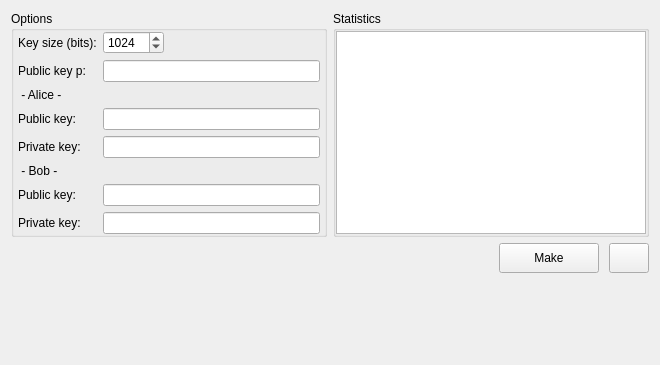
<?xml version="1.0" encoding="UTF-8"?>
<ui version="4.0">
 <class>Shamir</class>
 <widget class="QWidget" name="Shamir">
  <property name="geometry">
   <rect>
    <x>0</x>
    <y>0</y>
    <width>660</width>
    <height>365</height>
   </rect>
  </property>
  <property name="windowTitle">
   <string>Form</string>
  </property>
  <layout class="QVBoxLayout" name="verticalLayout_6">
   <item>
    <layout class="QHBoxLayout" name="horizontal_layout_2" stretch="0,0">
     <property name="spacing">
      <number>-1</number>
     </property>
     <item>
      <layout class="QVBoxLayout" name="vertical_layout_3">
       <item>
        <widget class="QGroupBox" name="group_box_options">
         <property name="sizePolicy">
          <sizepolicy hsizetype="Preferred" vsizetype="Preferred">
           <horstretch>0</horstretch>
           <verstretch>0</verstretch>
          </sizepolicy>
         </property>
         <property name="maximumSize">
          <size>
           <width>400</width>
           <height>16777215</height>
          </size>
         </property>
         <property name="title">
          <string>Options</string>
         </property>
         <layout class="QVBoxLayout" name="verticalLayout_2">
          <property name="leftMargin">
           <number>0</number>
          </property>
          <property name="topMargin">
           <number>0</number>
          </property>
          <property name="rightMargin">
           <number>0</number>
          </property>
          <property name="bottomMargin">
           <number>0</number>
          </property>
          <item>
           <layout class="QFormLayout" name="form_layout_options">
            <property name="fieldGrowthPolicy">
             <enum>QFormLayout::ExpandingFieldsGrow</enum>
            </property>
            <property name="leftMargin">
             <number>4</number>
            </property>
            <property name="rightMargin">
             <number>4</number>
            </property>
            <item row="0" column="0">
             <widget class="QLabel" name="label_key_size">
              <property name="text">
               <string>Key size (bits):</string>
              </property>
             </widget>
            </item>
            <item row="0" column="1">
             <widget class="QSpinBox" name="spin_box_key_size">
              <property name="minimum">
               <number>50</number>
              </property>
              <property name="maximum">
               <number>10000</number>
              </property>
              <property name="value">
               <number>1024</number>
              </property>
              <property name="displayIntegerBase">
               <number>10</number>
              </property>
             </widget>
            </item>
            <item row="1" column="0">
             <widget class="QLabel" name="label_public_key_p">
              <property name="text">
               <string>Public key p:</string>
              </property>
             </widget>
            </item>
            <item row="1" column="1">
             <widget class="QLineEdit" name="line_edit_public_key_p"/>
            </item>
            <item row="2" column="0">
             <widget class="QLabel" name="label_alice">
              <property name="text">
               <string> - Alice - </string>
              </property>
             </widget>
            </item>
            <item row="3" column="0">
             <widget class="QLabel" name="label_alice_public_key">
              <property name="text">
               <string>Public key:</string>
              </property>
             </widget>
            </item>
            <item row="3" column="1">
             <widget class="QLineEdit" name="line_edit_alice_public_key"/>
            </item>
            <item row="4" column="0">
             <widget class="QLabel" name="label_alice_private_key">
              <property name="text">
               <string>Private key:</string>
              </property>
             </widget>
            </item>
            <item row="4" column="1">
             <widget class="QLineEdit" name="line_edit_alice_private_key"/>
            </item>
            <item row="5" column="0">
             <widget class="QLabel" name="label_bob">
              <property name="text">
               <string> - Bob - </string>
              </property>
              <property name="alignment">
               <set>Qt::AlignLeading|Qt::AlignLeft|Qt::AlignVCenter</set>
              </property>
             </widget>
            </item>
            <item row="6" column="0">
             <widget class="QLabel" name="label_bob_public_key">
              <property name="text">
               <string>Public key:</string>
              </property>
             </widget>
            </item>
            <item row="7" column="0">
             <widget class="QLabel" name="label_bob_private_key">
              <property name="text">
               <string>Private key:</string>
              </property>
             </widget>
            </item>
            <item row="7" column="1">
             <widget class="QLineEdit" name="line_edit_bob_private_key"/>
            </item>
            <item row="6" column="1">
             <widget class="QLineEdit" name="line_edit_bob_public_key"/>
            </item>
           </layout>
          </item>
         </layout>
        </widget>
       </item>
       <item>
        <spacer name="vertical_spacer_3">
         <property name="orientation">
          <enum>Qt::Vertical</enum>
         </property>
         <property name="sizeHint" stdset="0">
          <size>
           <width>0</width>
           <height>0</height>
          </size>
         </property>
        </spacer>
       </item>
      </layout>
     </item>
     <item>
      <layout class="QVBoxLayout" name="vertical_layout_2">
       <item>
        <widget class="QGroupBox" name="group_box_stats">
         <property name="sizePolicy">
          <sizepolicy hsizetype="Expanding" vsizetype="Expanding">
           <horstretch>0</horstretch>
           <verstretch>0</verstretch>
          </sizepolicy>
         </property>
         <property name="minimumSize">
          <size>
           <width>0</width>
           <height>0</height>
          </size>
         </property>
         <property name="maximumSize">
          <size>
           <width>16777215</width>
           <height>800</height>
          </size>
         </property>
         <property name="title">
          <string>Statistics</string>
         </property>
         <layout class="QVBoxLayout" name="verticalLayout">
          <property name="spacing">
           <number>10</number>
          </property>
          <property name="leftMargin">
           <number>0</number>
          </property>
          <property name="topMargin">
           <number>0</number>
          </property>
          <property name="rightMargin">
           <number>0</number>
          </property>
          <property name="bottomMargin">
           <number>0</number>
          </property>
          <item>
           <widget class="QTextEdit" name="text_edit_stats"/>
          </item>
         </layout>
        </widget>
       </item>
       <item>
        <spacer name="vertical_spacer_2">
         <property name="orientation">
          <enum>Qt::Vertical</enum>
         </property>
         <property name="sizeType">
          <enum>QSizePolicy::Fixed</enum>
         </property>
         <property name="sizeHint" stdset="0">
          <size>
           <width>0</width>
           <height>0</height>
          </size>
         </property>
        </spacer>
       </item>
      </layout>
     </item>
    </layout>
   </item>
   <item>
    <layout class="QHBoxLayout" name="horizontal_layout_1">
     <item>
      <spacer name="horizontal_spacer_1">
       <property name="orientation">
        <enum>Qt::Horizontal</enum>
       </property>
       <property name="sizeHint" stdset="0">
        <size>
         <width>40</width>
         <height>20</height>
        </size>
       </property>
      </spacer>
     </item>
     <item>
      <layout class="QVBoxLayout" name="vertical_layout_1">
       <property name="spacing">
        <number>10</number>
       </property>
       <item>
        <layout class="QHBoxLayout" name="horizontal_layout_3">
         <property name="spacing">
          <number>10</number>
         </property>
         <item>
          <widget class="QPushButton" name="button_make">
           <property name="sizePolicy">
            <sizepolicy hsizetype="Fixed" vsizetype="Fixed">
             <horstretch>0</horstretch>
             <verstretch>0</verstretch>
            </sizepolicy>
           </property>
           <property name="minimumSize">
            <size>
             <width>100</width>
             <height>30</height>
            </size>
           </property>
           <property name="text">
            <string>Make</string>
           </property>
          </widget>
         </item>
         <item>
          <widget class="QPushButton" name="button_options">
           <property name="minimumSize">
            <size>
             <width>30</width>
             <height>30</height>
            </size>
           </property>
           <property name="text">
            <string/>
           </property>
          </widget>
         </item>
        </layout>
       </item>
       <item>
        <spacer name="vertical_spacer_1">
         <property name="orientation">
          <enum>Qt::Vertical</enum>
         </property>
         <property name="sizeType">
          <enum>QSizePolicy::Expanding</enum>
         </property>
         <property name="sizeHint" stdset="0">
          <size>
           <width>0</width>
           <height>0</height>
          </size>
         </property>
        </spacer>
       </item>
      </layout>
     </item>
    </layout>
   </item>
   <item>
    <spacer name="verticalSpacer_3">
     <property name="orientation">
      <enum>Qt::Vertical</enum>
     </property>
     <property name="sizeType">
      <enum>QSizePolicy::Preferred</enum>
     </property>
     <property name="sizeHint" stdset="0">
      <size>
       <width>0</width>
       <height>0</height>
      </size>
     </property>
    </spacer>
   </item>
  </layout>
 </widget>
 <resources/>
 <connections/>
</ui>
